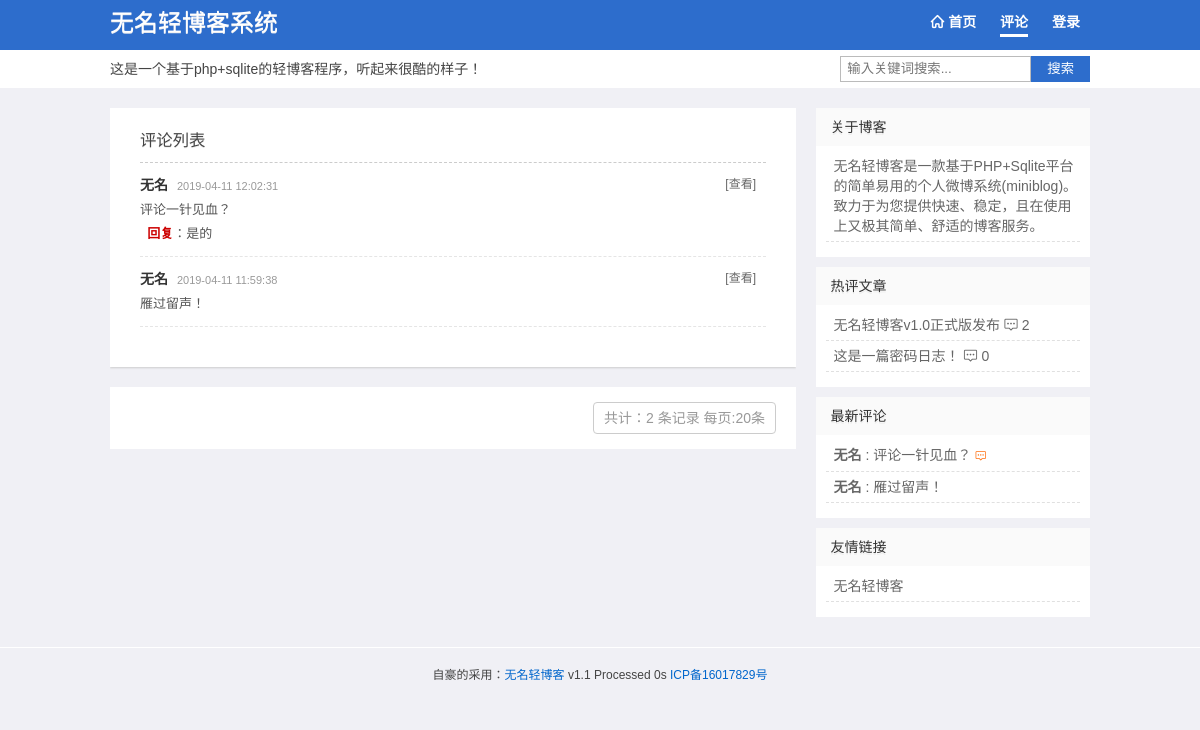
The app's page /index.php?act=plist, older data.
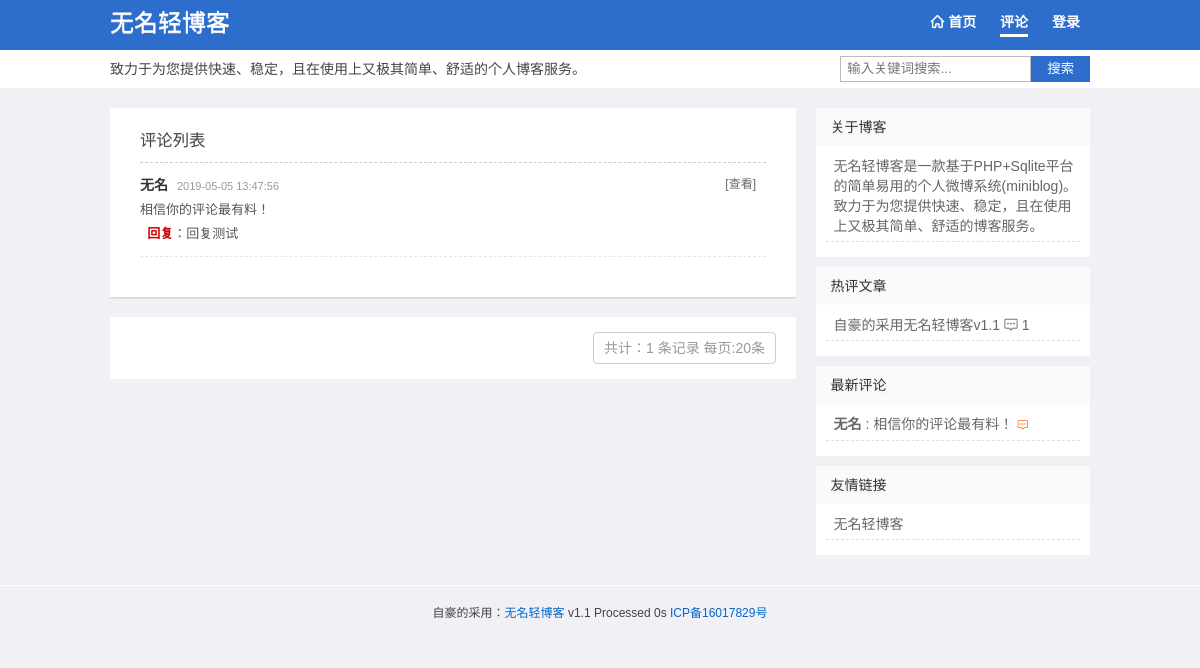
The same page, newer data.
### tables this page shows
CREATE TABLE "Set" (id INT (1), webuser VARCHAR (10), webtitle VARCHAR (20), webdesc VARCHAR (255), plsh INT (1), rewrite INT (1), safecode INT (1), icp VARCHAR (20));

CREATE TABLE Pl (id INTEGER PRIMARY KEY AUTOINCREMENT, cid INTEGER, pname VARCHAR (20), pcontent VARCHAR (300), rcontent VARCHAR (100), ptime DATETIME DEFAULT (datetime('now', 'localtime')), isn INT DEFAULT (0));

CREATE TABLE Wid (id INTEGER PRIMARY KEY AUTOINCREMENT, title VARCHAR (20), html TEXT, ord INT DEFAULT (1));

CREATE TABLE Log (id INTEGER PRIMARY KEY AUTOINCREMENT, title VARCHAR (100), sum VARCHAR (200), content TEXT, pic VARCHAR (200), pics VARCHAR (500), fm VARCHAR (20), atime DATETIME DEFAULT (datetime('now', 'localtime')), ist INT (1) DEFAULT (0), num INTEGER DEFAULT (0), pass VARCHAR (32));

### index.php (called while the page is built, shortened)
<?php
$t1 = microtime(true);
require 'app/class/config.php';
$db = new DbHelpClass();
$p = isset($_GET['p']) ? intval($_GET['p']) : 1;
$act = isset($_GET['act']) ? $_GET['act'] : '';
$s = isset($_GET['s']) ? $_GET['s'] : '';
$file = self();
$per_page = 20;
$start = $per_page * ($p - 1);
$wid = $db->getdata("select * from `Wid` order by ord");
switch ($act) {
    case 'plist':
        $count = $db->total('`Pl`');
        $list = $db->getdata("select * from `Pl` order by id desc limit $start,$per_page", array());
        $tpl = 'plist.php';
        break;
}
include 'assets/'.$template .'/'. $tpl;

### app/class/config.php (called while the page is built, shortened)
<?php
$template = 'qblog';
$admin = isset($_SESSION['admin'])?$_SESSION['admin']:0;
$set = getset();
$webtitle= $set['webtitle'];
$webdesc= $set['webdesc'];
$rewrite = $set['rewrite'];
$icp = $set['icp'];
require_once ROOT_PATH.'assets/'.$template.'/theme.php';
function getset(){
  $db =new DbHelpClass();
  if(empty($_SESSION['set'])){
     $rs = $db->getdata("select * from `Set` where id=1");
     $set = $rs[0];
  }else{
     $set = $_SESSION['set'];
  }
  return $set;
}
function vurl($id){
   global $rewrite;
   $url =  $rewrite?'post-'.$id.'.html':self().'?act=pl&id='.$id;
   return $url;
}
function self(){
    $self = $_SERVER['PHP_SELF'];
    $php_self=substr($self,strrpos($self,'/')+1);
    return $php_self;
}
class DbHelpClass
    {
        private $conn;
        function __construct()
        {
            $path=ROOT_PATH."app/db/log.db";
			try{
			   $this->conn = new PDO('sqlite:'.$path);
			 }
			catch(Exception $errinfo){
				die ("PDO Connection faild.(可能空间不支持pdo_sqlite，详细错误信息：)".$errinfo);
			}
        }
        function getdata($sql,$params=array())
        {
            $bind=$this->conn->prepare($sql);
            $arrKeys=array_keys($params);
            $bind->execute();
            $result=$bind->fetchAll(PDO::FETCH_ASSOC);
            return $result;
        }
        function total($tab_name,$tj='')
           {
             $bind = $this->conn->prepare('SELECT count(id) as c FROM '.$tab_name.' '.$tj);
             $bind->execute();
             $result = $bind->fetchAll();
             return $result[0]['c'];
           }
    }

### assets/qblog/plist.php (the view, shortened to what this page needs)
<?php include "head.php";?>
  <div id="content">
  <div id="main">
     <div id="comments">
	    <h3>评论列表</h3>
		 <ol class="comment_list">
         <?php foreach($list as $v){ ?>
		<li class="comlist" id="Com-<?php  echo $v['id'];?>">
		<div id="Ctext-<?php  echo $v['id'];?>" class="comment">
		<div class="comment_meta">
		<cite><?php echo $v['pname'];?></cite> <span class="time"><?php echo $v['ptime']; ?></span>
		<span class="reply"><a href="<?php echo vurl($v['cid']).'#Com-'.$v['id'];?>">[查看]</a> <?php pl_admin( $v['id'], $v['cid'], $v['isn']);?></span>
		</div>
		<p><?php if($v['isn']==1 && $admin===0){echo '评论审核中...'; } else { echo $v['pcontent'];}?></p>
		<?php if($v['rcontent']<>""){?><p class="re">&nbsp;&nbsp;<strong style="color:#C00">回复</strong>：<span><?php echo $v['rcontent']; ?></span></p><?php }?>
		</div>
		</li>
       <?php } ?>
		</ol>
	 </div>
	 <div class="pagination">
		<span class="info"> 共计：<?php echo $count; ?> 条记录 每页:<?php echo $per_page; ?>条</span><?php echo $pagelist; ?>
	</div>
	 </div>
    <?php include ("right.php");?>
  </div></div>
<?php include ("foot.php");?>
</body>
</html>

### assets/qblog/head.php (shortened to what this page needs)
<?php if(!defined('wmblog'))exit;?><!DOCTYPE HTML>
<html>
<head>
<link href="assets/<?php echo $template;?>/style.css" rel="stylesheet" type="text/css" />
</head>
<body>
<div id="wrap">
<div id="header">
  <div class="box-m">
    <div class="logo">
      <h2 id="title"><a href="./"><?php echo $webtitle;?></a></h2>
    </div>
    <div id="navigation">
      <ul id="nav">
	    <?php if($rewrite ==1){?>
        <li><a href="index.html"><i class="iconfont">&#xe642;</i> 首页</a></li>
        <li><a href="comment.html">评论</a></li>
		<?php }else{?>
        <li><a href="<?php echo $file;?>"><i class="iconfont">&#xe642;</i> 首页</a></li>
        <li><a href="<?php echo $file;?>?act=plist">评论</a></li>
		<?php }
		 if ($admin ==1) {?>
        <li><a href="<?php echo $file;?>?act=add" title="发布微博">发布</a></li>
		<li><a href="<?php echo $file;?>?act=set" title="设置微博">设置</a></li>
		<li><a href="<?php echo $file;?>?act=wid" title="设置边栏">边栏</a></li>
		<li><a href="<?php echo $file;?>?act=logout" title="退出">退出</a></li>
       <?php }else{ ?>
        <li><a href="<?php echo $file;?>?act=login" title="登陆到微博">登录</a></li>
	   <?php } ?>
      </ul>
    </div>
      </div>
	  <div class="other box-m">
	   <div class="desc"><?php echo $webdesc;?></div>
	   <form method="get" class="search-form" action="<?php echo $file;?>"> <input class="search-text" name="s" autocomplete="off" placeholder="输入关键词搜索..." required="required" type="text" value="<?php echo $s;?>"> <button class="search-submit" alt="搜索" type="submit">搜索</button></form>
	   </div>
</div>

### assets/qblog/right.php
<?php if(!defined('wmblog'))exit; ?><div id="sidebar">
     <div class="sidebar">
	  <?php foreach($wid as $v){?>
      <div class="widget">
        <h3><?php echo $v['title'];?></h3>
		<?php if($v['html']	==='topic'){?>
           <ul class="topic"><?php echo topic(10);?> </ul>
	    <?php }elseif ($v['html']	==='comment'){?>
           <ul class="comment"><?php echo comment(10);?></ul>
		<?php }else{?>
		  <ul><?php echo $v['html'];?></ul>
		<?php } ?>
      </div>
	 <?php } ?>
	 </div>
</div>

### assets/qblog/theme.php (shortened to what this page needs)
<?php
function topic($n){
	global $db;
	$str = '';
    $rs =  $db->getdata("select id,title,sum,num from `Log` order by num desc limit 0,$n");
	foreach($rs as $v){
		if(empty($v['title'])){
		  $title = mb_substr(strip_tags($v['sum']),0,14,'utf-8');
		}else{
		   $title = $v['title'];
		}
	  $str .= '<li><a href="'. vurl($v['id']) .'">'.$title.'</a> <i class="iconfont">&#xe654;</i> '.$v['num'].'</li>';
	}
   return $str;
}
function comment($n){
  	global $db,$template;
	$str = '';
    $rs =  $db->getdata("select id,cid,pname,pcontent,rcontent,isn from `Pl` order by id desc limit 0,$n");
	foreach($rs as $v){
		if($v['isn'] == 1){
		  $pcontent = '评论审核中';
		}else{
		  $pcontent = mb_substr($v['pcontent'],0,12,'utf-8');
		}
	  $str .= '<li><a href="'. vurl($v['cid']) .'#Com-'.$v['id'].'"><strong>'.$v['pname'].'</strong> : '.$pcontent.'</a>';
	  if(!empty($v['rcontent'])) {$str .= ' <i class="iconfont" style="color:#F60;font-size:11px">&#xe654;</i>';}
       $str .='</li>';
	}
   return $str;
}
?>

### assets/qblog/foot.php (shortened to what this page needs)
<?php if(!defined('wmblog'))exit; ?><div id="footer">自豪的采用：<a href="http://www.4jax.net">无名轻博客</a> <?php echo VER;?>  Processed <?php $t2 = microtime(true); echo round($t2-$t1,3); ?>s <a href="http://www.miitbeian.gov.cn/" rel="nofollow" target="_blank"><?php echo $icp;?></a></div>

### assets/qblog/style.css (style rules this page uses)
body,h1,h2,h3,p,blockquote,dl,dt,dd,ul,ol,li,button,input,textarea { margin: 0; padding: 0 }
body { font: 14px/24px Microsoft YaHei,Tahoma,Arial; background: #f0f0f5; display: block; cursor: default; color: #444; -webkit-font-smoothing: antialiased }
.iconfont { font-family: "iconfont";font-size: 14px;font-style: normal; }
h1,h2,h3 { font-weight: 500;text-shadow: 0 1px 0 #EEE }
a { color: #444;text-decoration: none }
ol,ul,li { list-style: none }
input,textarea,button { outline: 0 }
input[type^="email"],input[type^="text"],input[type^="password"],textarea { border: 1px solid #bbb; }
input { vertical-align: middle }
*,::after,::before { box-sizing: border-box; }
.box-m { width: 980px;margin:0 auto;position:relative; }
#header { background: #2d6dcc;background-color: rgb(45, 109, 204);width: 100%;margin-bottom: 20px;position: relative;z-index: 100;border-bottom: 38px solid #FFF;height: 88px; }
#content { width: 980px;margin: 0 auto;overflow: hidden;padding-bottom: 20px; }
#main { width: 70%;float: left;overflow: hidden }
#sidebar { width: 28%;float: right;overflow: hidden }
#footer { text-align: center;font-size: 12px;padding: 15px 0;border-top: 1px solid #FFF; }
#header .logo { float: left;margin-top:10px;line-height: 26px;font-size: 14px;position: absolute }
#header .logo a { color: #fff;font-size:24px }
#navigation { position:absolute;right:0;top:10px; }
#nav { display:block; }
#nav li { list-style: none;padding: 0;margin: 0;display: inline }
#nav li { padding: 6px 10px; }
#nav li a { display: inline-block;color: #fff;text-decoration: none;font-size: 14px;font-weight: bold; }
#nav li a:hover, #navigation ul li .on { border-bottom:3px solid #fff; }
.desc,.search-form { display: block;position: absolute;top: 50px;height: 38px;line-height: 38px; }
.desc { left:0; }
.search-form { right:0;padding:6px 0; }
.search-text { float: left;border-right: 0;padding: 0 6px;height: 26px;line-height: 26px;border-radius: 0; }
.search-submit { cursor: pointer;float: left;line-height: 26px;height: 26px;background: #2d6dcc;color: #FFF;padding: 0 16px;text-align: center;border-radius: 0;border: 0; }
.info { color: #999; }
.pagination { float: right;text-align:right;background-color: #fff;padding: 15px;width:100%; }
.pagination span,.pagination a { text-align: center;display: inline-block;text-decoration: none;border: 1px #CCC solid;padding:3px 10px;margin-left: -1px;box-sizing: border-box; }
.pagination .info { margin-right:5px;border-radius: 4px; }
.sidebar { box-shadow: 0 1px 2px #CCC;overflow: hidden; }
.widget { background-color: #FFF;margin-bottom: 10px;color: #666;overflow: hidden }
.widget a { color: #666 }
.widget h3 { padding: 0 15px;font-size: 14px;line-height: 38px;color: #333;font-size: 14px;text-shadow: 0 2px 0 #EEE;background: #fafafa; }
.widget ul { padding : 10px }
.widget li { line-height: 20px;padding: 0 0 5px 8px;margin-bottom: 5px;border-bottom: 1px dashed #e0e0e0 }
#comments { margin-bottom: 20px;padding: 20px 30px 10px 30px;background-color: #FFF;box-shadow: 0 1px 2px 0 #CCC;overflow: hidden }
#comments h3 { border-bottom: 1px dashed #CCC;padding: 0 0 10px 0; }
.comment_list { margin-bottom: 30px }
.comment_list li { border-bottom: 1px dashed #e5e5e5;margin: 0;padding: 10px 0 }
.comment { overflow: hidden; }
.comment_meta { overflow: hidden }
.comment_meta cite,.comment_meta cite a { font-style: normal;font-weight:600;color: #333 }
.comment_meta .time { font-size: 11px;color: #999;padding-left: 5px }
.comment_meta .reply,.comment_meta .edit_link { float: right;padding-right: 10px;margin-top: -2px }
.comment_meta .reply a,.comment_meta .edit_link a { font-size: 12px;color: #666 }
.comment p { font-size: 13px;color: #555;padding-right: 10px }
#footer a { color: #06C }

Row changes from the older to the newer data that the page shows:
removed set: webtitle "无名轻博客系统", webdesc "这是一个基于php+sqlite的轻博客程序，听起来很酷的样子！", icp "ICP备16017829号"
removed pl: pname "无名", ptime "2019-04-11 12:02:31", pcontent "评论一针见血？", rcontent "是的"
removed pl: pname "无名", ptime "2019-04-11 11:59:38", pcontent "雁过留声！"
removed log: title "无名轻博客v1.0正式版发布", num "2", shown under wid "热评文章"
removed log: sum "这是一篇密码日志！", num "0", shown under wid "热评文章"
added set: webtitle "无名轻博客", webdesc "致力于为您提供快速、稳定，且在使用上又极其简单、舒适的个人博客服务。", icp "ICP备16017829号"
added pl: pname "无名", ptime "2019-05-05 13:47:56", pcontent "相信你的评论最有料！", rcontent "回复测试"
added log: title "自豪的采用无名轻博客v1.1", num "1", shown under wid "热评文章"
Text that changed along with them:
$count: "2" → "1"
